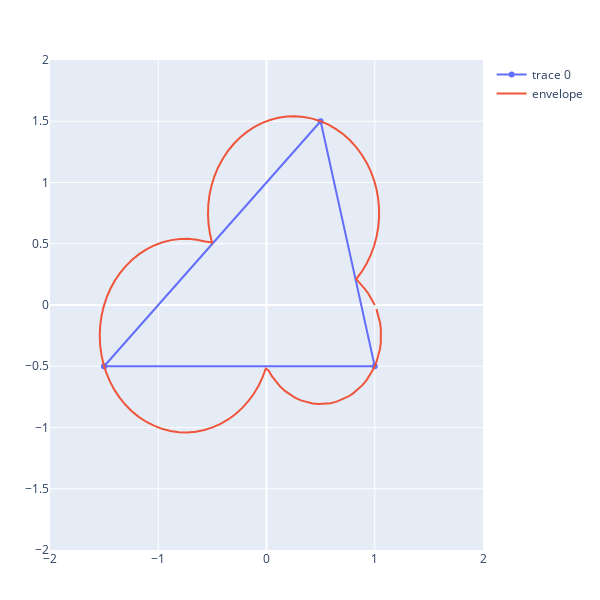

Notebook cell for this chart:
### Code cell
a = Point(-1.5,-0.5)#+Point(10,10)
b = Point(0.5,1.5)
c = Point(1.0,-0.5)
t = Triangle(a,b,c)

pt = plotgeometry(t)
pe = plotenvelopeP(Prim(t))
plot([pt,pe], layout)
